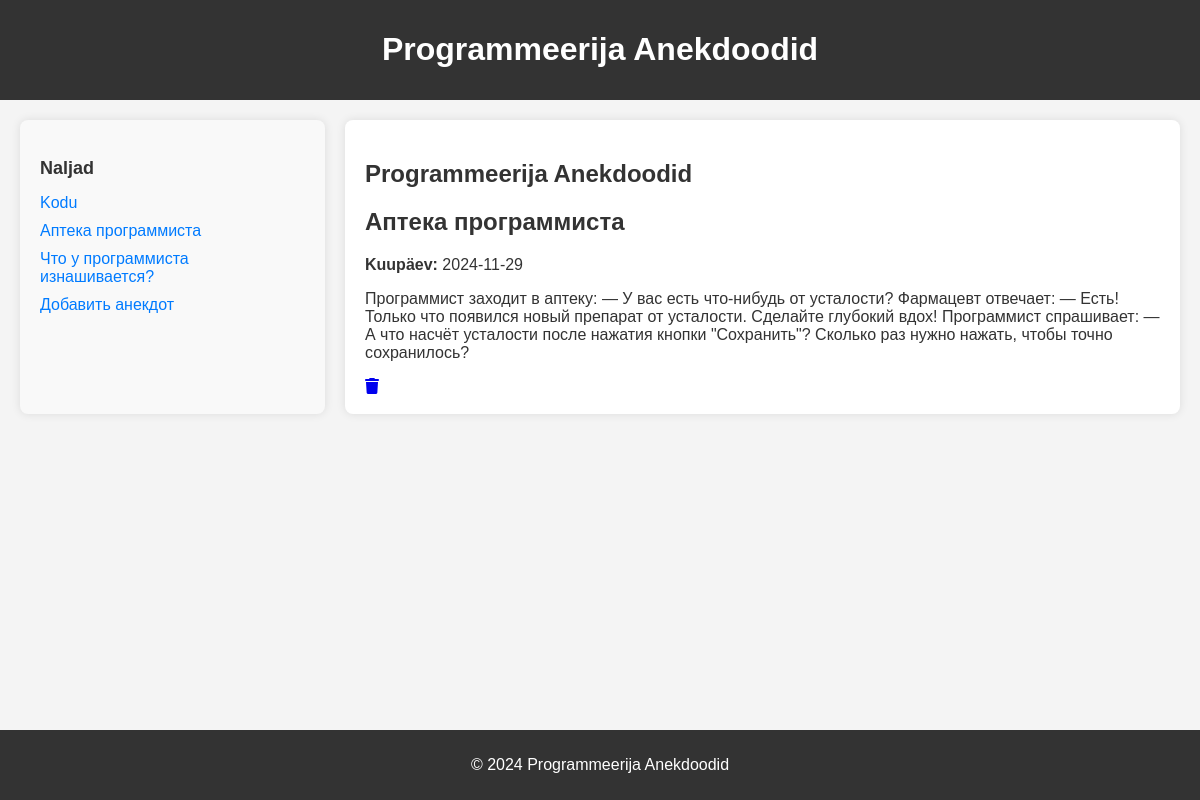
Screenshot of /mobiilimall/ulessane3/index.php?anecdote=1 with the database file from the repository.
### tables this page shows
CREATE TABLE `anekdoot` (
  `Id` int(11) NOT NULL,
  `Nimetus` varchar(70) DEFAULT NULL,
  `Kuupaev` date DEFAULT NULL,
  `Kirjeldus` varchar(400) DEFAULT NULL
);

### mobiilimall/ulessane3/index.php (the view, shortened to what this page needs)
<?php
global $yhendus;
?>
<link rel="stylesheet" href="anecdoteStyle.css">
<?php include('header.php'); ?>
<div class="content-wrapper">
    <?php include('menu.php'); ?>
    <div class="main-content">
        <h2>Programmeerija Anekdoodid</h2>
        <?php
        if ($anecdote_id > 0) {
            $paring = $yhendus->prepare("SELECt Id, Nimetus, Kuupaev, Kirjeldus FROM anekdoot WHERE id = ?");
            $paring->bind_param("i", $anecdote_id);
            $paring->bind_result($Id, $Nimetus, $Kuupaev, $Kirjeldus);
            $paring->execute();
            $paring->store_result();
            if ($paring->fetch()) {
                echo "<h2>$Nimetus</h2>";
                echo "<p><strong>Kuupäev:</strong> $Kuupaev</p>";
                echo "<p>$Kirjeldus</p>";
                echo "<a href='?kustuta=$Id' class='delete-btn'><i class='fa-solid fa-trash'></i></a>";
            } else {
                echo "<p>Nalja ei leitud.</p>";
            }
        } else {
            echo "<p>Valige loendist nali.</p>";
        }
        ?>
    </div>
</div>
<?php include('footer.php'); ?>

### mobiilimall/ulessane3/menu.php (shortened to what this page needs)
<?php
global $yhendus;
$anecdote_id = isset($_GET['anecdote']) ? (int)$_GET['anecdote'] : 0;
$paring = $yhendus->prepare("SELECT Id, Nimetus FROM anekdoot");
$paring->bind_result($Id, $Nimetus);
$paring->execute();
$paring->store_result();
echo '
<div class="menu">
    <h3>Naljad</h3>
    <ul>';
echo "<li><a href='index.php'>Kodu</li></a>";
while ($paring->fetch()) {
    echo '<li><a href="?anecdote=' . $Id . '">' . htmlspecialchars($Nimetus) . '</a></li>';
}
echo '<li><a href="?lisaAnekdoot">Добавить анекдот</a>';
echo '</ul></div>';
?>

### mobiilimall/ulessane3/anecdoteStyle.css (style rules this page uses)
body { font-family: Arial, sans-serif; background-color: #f4f4f4; margin: 0; padding: 0; color: #333; }
.content-wrapper { display: flex; justify-content: space-between; padding: 20px; gap: 20px; }
.main-content { flex: 3; padding: 20px; background-color: #fff; border-radius: 8px; box-shadow: 0 0 10px rgba(0, 0, 0, 0.1); }
.menu { flex: 1; padding: 20px; background-color: #f9f9f9; border-radius: 8px; box-shadow: 0 0 10px rgba(0, 0, 0, 0.1); }
.menu h3 { font-size: 18px; font-weight: bold; margin-bottom: 15px; color: #333; }
.menu ul { list-style-type: none; padding: 0; margin: 0; }
.menu ul li { margin: 10px 0; }
.menu ul li a { text-decoration: none; color: #007bff; font-size: 16px; transition: color 0.3s ease; }
h3 { color: #333; font-size: 20px; margin-bottom: 10px; }
ul { list-style-type: none; padding: 0; }
ul li { margin: 10px 0; }
ul li a { text-decoration: none; color: #007bff; font-size: 16px; }

### mobiilimall/ulessane3/header.php (style rules this page uses)
body { font-family: Arial, sans-serif; background-color: #f4f4f4; margin: 0; padding: 0; color: #333; }
.content-wrapper { display: flex; justify-content: space-between; padding: 20px; }
.main-content { width: 70%; padding: 20px; background-color: #fff; border-radius: 8px; box-shadow: 0 0 10px rgba(0, 0, 0, 0.1); }
.menu { width: 25%; padding: 20px; background-color: #f9f9f9; border-radius: 8px; box-shadow: 0 0 10px rgba(0, 0, 0, 0.1); }
.menu h3 { font-size: 18px; font-weight: bold; margin-bottom: 15px; color: #333; }
.menu ul { list-style-type: none; padding: 0; margin: 0; }
.menu ul li { margin: 10px 0; }
.menu ul li a { text-decoration: none; color: #007bff; font-size: 16px; transition: color 0.3s ease; }

### mobiilimall/ulessane3/menu.php (style rules this page uses)
.menu { width: 25%; padding: 20px; background-color: #f9f9f9; border-radius: 8px; box-shadow: 0 0 10px rgba(0, 0, 0, 0.1); }
.menu h3 { font-size: 18px; font-weight: bold; margin-bottom: 15px; color: #333; }
.menu ul { list-style-type: none; padding: 0; margin: 0; }
.menu ul li { margin: 10px 0; }
.menu ul li a { text-decoration: none; color: #007bff; font-size: 16px; transition: color 0.3s ease; }

### rows the page displays
anekdoot: Nimetus "Аптека программиста", Kuupaev "2024-11-29", Kirjeldus "Программист заходит в аптеку: — У вас есть что-нибудь от усталости? Фармацевт отвечает: — Есть! Только что появился новый препарат от усталости. Сделайте глубокий вдох! Программист спрашивает: — А что насчёт усталости после нажатия кнопки \"Сохранить\"? Сколько раз нужно нажать, чтобы точно сохранилось?"
anekdoot: Nimetus "Что у программиста изнашивается?"
